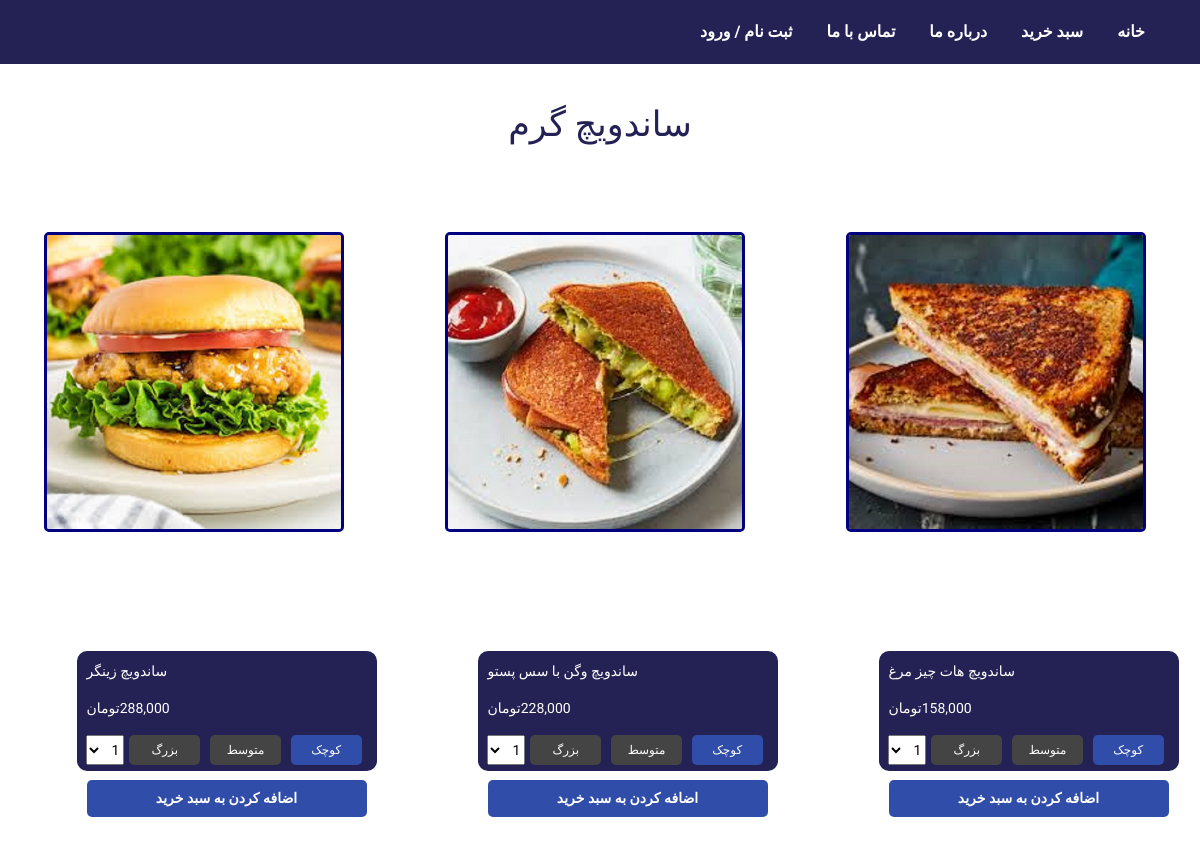
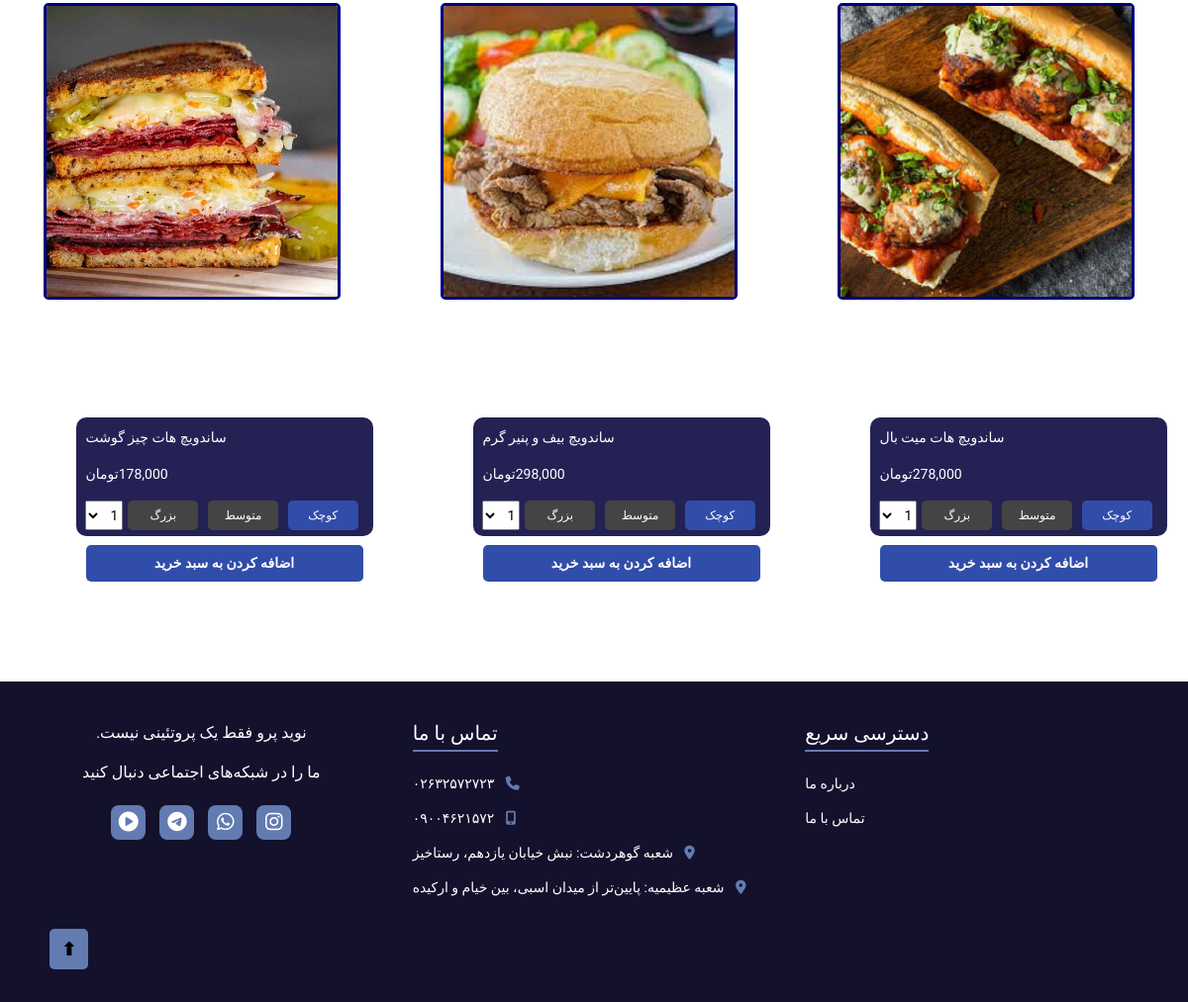
The app's page /HotSandwich/ with its own data (2 pictures, top to bottom).
### shop/models.py (models this page shows, shortened)
class Product(models.Model):
    name = models.CharField(max_length=70)
    price = models.IntegerField()
    description = models.TextField(blank=True)
    image = models.ImageField(upload_to='media/')
    size = models.CharField(choices=FOOD_SIZE,max_length=10,default='small')
    category = models.ForeignKey(Category,on_delete=models.CASCADE,default=None)
    created = models.DateTimeField(auto_now_add=True)
    price_medium = models.IntegerField(blank=True,default=0)
    price_large = models.IntegerField(blank=True,default=0)

### shop/views.py (the view)
# urls.py: path('HotSandwich/',views.hotsandwich,name='hotsandwich'),
def hotsandwich(request):
    products = Product.objects.filter(category=1)
    form = CartAddProductForm()
    form2 = ProductForm()
    return render(request,'hotsandwich.html',{'products':products,'form':form,'form2':form2})

### cart/forms.py
class CartAddProductForm(forms.Form):
    quantity = forms.TypedChoiceField(choices=PRODUCT_QUANTITY_CHOICES,coerce=int,label="Quantity")
    override = forms.BooleanField(required=False,initial=False,widget=forms.HiddenInput)

### shop/forms.py
class ProductForm(forms.ModelForm):
    class Meta:
        model = Product
        fields = ['size']

### cart/context_processors.py (called while the page is built)
def cart(request):
    return {'cart':Cart(request)}

### shop/templates/hotsandwich.html (shortened to what this page needs)
{% extends 'base.html' %}
{% load humanize %}
{% block content %}
<!doctype html>
<html>
<head>
</head>
<body>
<div class="button">
  <p>ساندویچ گرم</p>
</div>
<br><br><br><br>
<div class="grid-container">
  {% for product in products %}
    <form method="POST" action="{% url 'cart_add' product.id %}">
    <div class="item">
      <div class="container">
        <img src="{{product.image.url}}" alt="" >
      </div>
      <div class="container-des">
        <div class="desc-box">
          <p>{{product.name}}</p>
          <p>{{product.price|intcomma}}تومان</p>
          <div class="size-selector">
            <div class="size-option selected">کوچک</div>
            <div class="size-option">متوسط</div>
            <div class="size-option">بزرگ</div>
                {{form.quantity}}
          </div>
          <button class="select-btn" type="submit">اضافه کردن به سبد خرید</button>
          </form>
        </div>
        <br><br><br><br><br><br><br><br><br><br><br>
  {% endfor %}
</body>
</html>
{% endblock content %}

### shop/templates/base.html (shortened to what this page needs)
{% load static %}
<!DOCTYPE html>
<html lang="en">
<head>
  <link rel="stylesheet" href="https://stackpath.bootstrapcdn.com/bootstrap/4.3.1/css/bootstrap.min.css">
</head>
<body>
  <header class="navbar">
    <div class="nav-right">
      <a href="{% url 'home' %}" class="nav-item">خانه</a>
      <a href="{% url 'cart_detail' %}" class="nav-item">سبد خرید</a>
      <a href="{% url 'aboutus' %}" class="nav-item">درباره ما</a>
      <a href="{% url 'callus' %}" class="nav-item">تماس با ما</a>
      {% if user.is_authenticated %}
      <a href="{% url 'logout' %}" class="nav-item">خروج</a>
      {% else %}
      <a href="{% url 'login' %}" class="nav-item">ثبت نام / ورود</a>
      {% endif %}
    </div>
  </header>
{% block content %}
{% endblock content %}
<link rel="stylesheet" href="https://cdnjs.cloudflare.com/ajax/libs/font-awesome/6.5.0/css/all.min.css">
<footer class="footer">
  <div class="footer-container">
    <div class="footer-col">
      <h3>دسترسی سریع</h3>
      <ul>
        <li><a href="{% url 'aboutus' %}">درباره ما</a></li>
        <li><a href="{% url 'callus' %}">تماس با ما</a></li>
      </ul>
    </div>
    <div class="footer-col">
      <h3>تماس با ما</h3>
      <ul>
        <li><i class="fas fa-phone"></i> ۰۲۶۳۲۵۷۲۷۲۳</li>
        <li><i class="fas fa-mobile-alt"></i> ۰۹۰۰۴۶۲۱۵۷۲</li>
        <li><i class="fas fa-map-marker-alt"></i> شعبه گوهردشت: نبش خیابان یازدهم، رستاخیز</li>
        <li><i class="fas fa-map-marker-alt"></i> شعبه عظیمیه: پایین‌تر از میدان اسبی، بین خیام و ارکیده</li>
      </ul>
    </div>
    <div class="footer-col logo-col">
      <p>نوید پرو فقط یک پروتئینی نیست.</p>
      <p>ما را در شبکه‌های اجتماعی دنبال کنید</p>
      <div class="social-icons">
        <a href="https://instagram.com" target="_blank" class="icon insta"><i class="fab fa-instagram"></i></a>
        <a href="https://wa.me/" target="_blank" class="icon whatsapp"><i class="fab fa-whatsapp"></i></a>
        <a href="https://t.me/" target="_blank" class="icon telegram"><i class="fab fa-telegram"></i></a>
        <a href="https://www.aparat.com/" target="_blank" class="icon aparat"><i class="fas fa-play-circle"></i></a>
      </div>
    </div>
  </div>
  <div class="go-top">
    <a href="{% url 'home' %}">⬆</a>
  </div>
</footer>
</body>
</html>

### shop/templates/base.html (style rules this page uses)
body { margin: 0; font-family: 'Vazirmatn', sans-serif; background-color: white; color: black; direction: rtl; }
.navbar { display: flex; justify-content: space-between; align-items: center; padding: 20px 40px; background-color: #242155; }
.nav-item { color: rgb(255, 255, 255); text-decoration: none; margin: 0 15px; font-weight: bold; transition: color 0.3s ease; }
.footer { background-color: #13112c; color: white; padding: 40px 20px; direction: rtl; font-family: 'Vazirmatn', sans-serif; }
.footer-container { display: flex; flex-wrap: wrap; justify-content: space-between; gap: 30px; max-width: 1200px; margin: auto; }
.footer-col { flex: 1 1 200px; }
.footer-col h3 { font-size: 20px; margin-bottom: 20px; border-bottom: 2px solid #627bb1; display: inline-block; padding-bottom: 5px; }
.footer-col ul { list-style: none; padding: 0; }
.footer-col ul li { margin-bottom: 10px; font-size: 14px; line-height: 1.8; }
.footer-col ul li i { margin-left: 8px; color: #627bb1; }
.footer-col ul li a { color: white; text-decoration: none; }
.logo-col { text-align: center; }
.social-icons { margin-top: 10px; }
.social-icons a.icon { display: inline-block; margin: 5px; font-size: 20px; width: 35px; height: 35px; line-height: 35px; text-align: center; background-color: #627bb1; color: white; border-radius: 8px; transition: background 0.3s; }
.go-top { text-align: left; margin-top: 20px; padding-left: 30px; }
.go-top a { background-color:#627bb1; color: black; padding: 10px 12px; border-radius: 5px; text-decoration: none; font-weight: bold; font-size: 18px; }

### shop/templates/hotsandwich.html (style rules this page uses)
.button { display: flex; justify-content: center; margin: 20px; color: #242155; padding: 15px 30px; border-radius: 10px; font-size: 35px; }
.container { display: flex; flex-wrap: wrap; gap: 63px; justify-content: center; padding: 5px; margin-top: -80px; }
.container img { width: 300px; height: auto; border: 3px solid navy; border-radius: 5px; margin-left: 10px; margin-right: 20px; }
.container-des { display: flex; flex-wrap: wrap; gap: 55px; justify-content: center; padding: 5px; }
.desc-box { background-color: #242155; color: white; padding: 10px; border-radius: 10px; margin-top: 10px; font-size: 14px; width: 300px; height: 120px; }
.size-selector { display: flex; justify-content: space-between; margin: 10px 0; }
.size-option { flex: 1; margin: 0 5px; padding: 6px 0; background-color: #444; text-align: center; border-radius: 5px; cursor: pointer; font-size: 12px; transition: 0.2s; }
.size-option.selected { background-color: #314daa; color: white; }
.select-btn { background-color:#314daa; border: none; color: white; padding: 8px 15px; width: 100%; border-radius: 5px; font-weight: bold; cursor: pointer; transition: 0.3s; font-size: 14px; margin-top: 5px; }
.grid-container { display: grid; grid-template-columns: repeat(3,1fr); gap: 3px; }
.item { padding: 8px; border-radius: 8px; }

### records on screen
Product: image (picture), name "ساندویچ هات چیز مرغ", price "158,000"
Product: image (picture), name "ساندویچ وگن با سس پستو", price "228,000"
Product: image (picture), name "ساندویچ زینگر", price "288,000"
Product: image (picture), name "ساندویچ هات میت بال", price "278,000"
Product: image (picture), name "ساندویچ بیف و پنیر گرم", price "298,000"
Product: image (picture), name "ساندویچ هات چیز گوشت", price "178,000"
